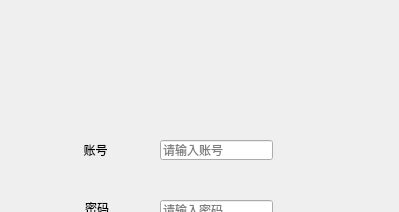
<?xml version="1.0" encoding="UTF-8"?>
<ui version="4.0">
 <class>Form</class>
 <widget class="QWidget" name="Form">
  <property name="geometry">
   <rect>
    <x>0</x>
    <y>0</y>
    <width>399</width>
    <height>212</height>
   </rect>
  </property>
  <property name="windowTitle">
   <string>登录框</string>
  </property>
  <property name="windowOpacity">
   <double>1.000000000000000</double>
  </property>
  <widget class="QLabel" name="label">
   <property name="geometry">
    <rect>
     <x>70</x>
     <y>140</y>
     <width>51</width>
     <height>20</height>
    </rect>
   </property>
   <property name="text">
    <string>账号</string>
   </property>
   <property name="alignment">
    <set>Qt::AlignmentFlag::AlignCenter</set>
   </property>
  </widget>
  <widget class="QLabel" name="label_2">
   <property name="geometry">
    <rect>
     <x>70</x>
     <y>200</y>
     <width>54</width>
     <height>16</height>
    </rect>
   </property>
   <property name="text">
    <string>密码</string>
   </property>
   <property name="alignment">
    <set>Qt::AlignmentFlag::AlignCenter</set>
   </property>
  </widget>
  <widget class="QLineEdit" name="lineEdit">
   <property name="geometry">
    <rect>
     <x>160</x>
     <y>140</y>
     <width>113</width>
     <height>20</height>
    </rect>
   </property>
   <property name="placeholderText">
    <string>请输入账号</string>
   </property>
  </widget>
  <widget class="QLineEdit" name="lineEdit_2">
   <property name="geometry">
    <rect>
     <x>160</x>
     <y>200</y>
     <width>113</width>
     <height>20</height>
    </rect>
   </property>
   <property name="placeholderText">
    <string>请输入密码</string>
   </property>
  </widget>
  <widget class="QPushButton" name="pushButton">
   <property name="geometry">
    <rect>
     <x>120</x>
     <y>260</y>
     <width>75</width>
     <height>24</height>
    </rect>
   </property>
   <property name="text">
    <string>登录</string>
   </property>
  </widget>
 </widget>
 <resources/>
 <connections/>
</ui>
